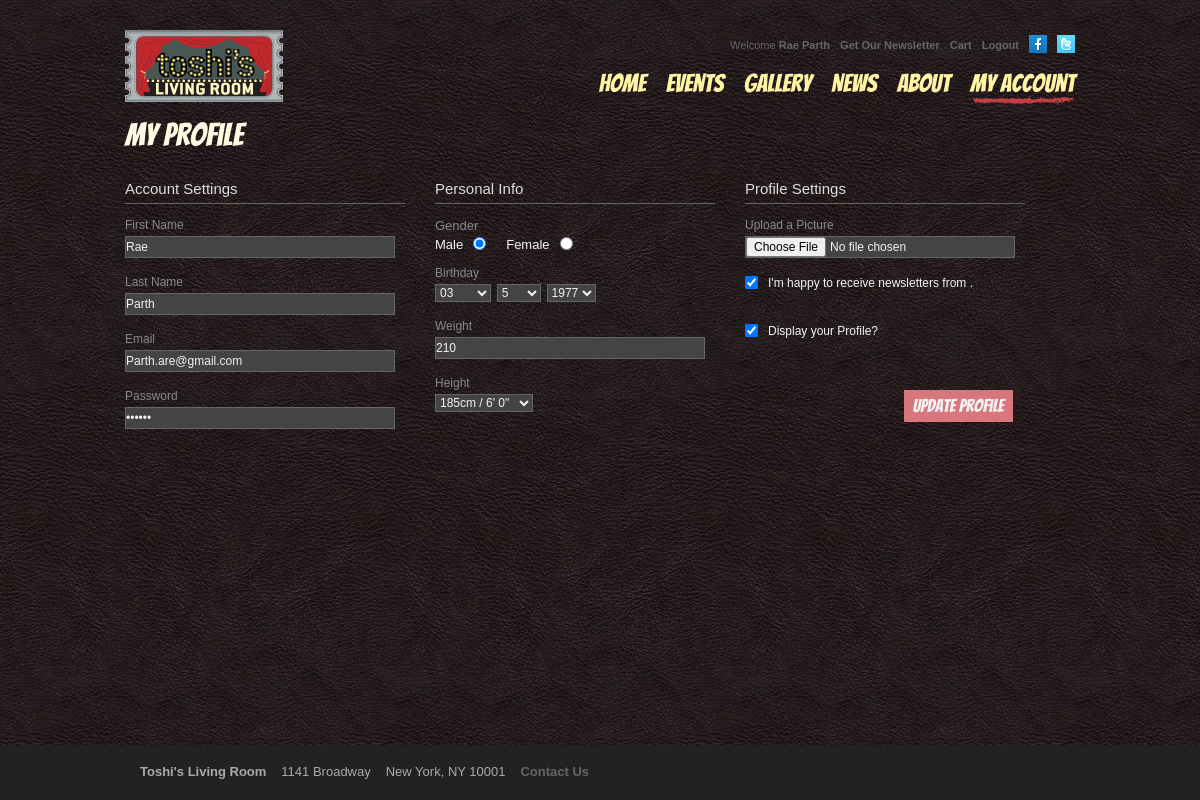
Page /my_profile.php (signed in) on the committed database.
### tables this page shows
CREATE TABLE `users` (
  `id` bigint(11) NOT NULL AUTO_INCREMENT,
  `regdate` datetime NOT NULL DEFAULT '0000-00-00 00:00:00',
  `firstname` varchar(100) NOT NULL DEFAULT '',
  `lastname` varchar(100) NOT NULL DEFAULT '',
  `password` varchar(100) NOT NULL DEFAULT '',
  `address1` varchar(255) NOT NULL DEFAULT '',
  `address2` varchar(255) DEFAULT NULL,
  `city` varchar(100) NOT NULL DEFAULT '',
  `state` varchar(100) NOT NULL DEFAULT '',
  `zip` varchar(50) NOT NULL DEFAULT '',
  `country` varchar(100) NOT NULL DEFAULT '',
  `phone` varchar(100) NOT NULL DEFAULT '',
  `fax` varchar(100) DEFAULT NULL,
  `email` varchar(150) NOT NULL DEFAULT '',
  `dob` date DEFAULT NULL,
  `gender` varchar(255) DEFAULT NULL,
  `genre` varchar(255) DEFAULT NULL,
  `labeltype` varchar(255) DEFAULT NULL,
  `weight` varchar(255) DEFAULT NULL,
  `height` varchar(255) DEFAULT NULL,
  `accounttype` varchar(255) NOT NULL DEFAULT 'Actors',
  `picture` varchar(255) DEFAULT NULL,
  `newsletter` char(1) NOT NULL DEFAULT 'Y',
  `approve` char(1) NOT NULL DEFAULT 'N',
  `activationkey` varchar(255) DEFAULT NULL,
  `displayprofile` char(1) NOT NULL DEFAULT 'Y',
  `aboutme` text,
  `bust` varchar(255) DEFAULT NULL,
  `hips` varchar(255) DEFAULT NULL,
  `shoesize` varchar(255) DEFAULT NULL,
  `inseam` varchar(255) DEFAULT NULL,
  `neck` varchar(255) DEFAULT NULL,
  `sleeve` varchar(255) DEFAULT NULL,
  PRIMARY KEY (`id`),
  KEY `email` (`email`),
  KEY `firstname` (`firstname`),
  KEY `lastname` (`lastname`),
  KEY `state` (`state`)
);

### public_html/my_profile.php (the view, shortened to what this page needs)
<? include("../connect.php");
$query1="SELECT * FROM users WHERE id='".trim($_SESSION['UsErId'])."' ";
$res=mysql_query($query1);
$tot=mysql_affected_rows();
if($tot>0)
{
    $Row=mysql_fetch_array($res);
}
else
{
    header("location:$SITE_URL/login.php?msg=Invalid email or password.&From=".$_GET['From']."");
    exit;
}
?>
<!DOCTYPE html>
<html lang="en">
<head>
    <?
        $ACTIVEPAGE='my_account';
        $PAGETITLE='My Profile';
    ?>
    <? include("templates/head.php");?>
</head>
<body id="<? echo $ACTIVEPAGE; ?>">
    <div id="wrap">
        <? include("templates/header.php");?>
        <link rel="stylesheet" href="css/my_account.css" type="text/css" media="all">
        <div id="content">
            <h2 class="page_title"><? echo $PAGETITLE; ?></h2>
            <form id="AddeventForm" name="AddeventForm" enctype="multipart/form-data" method="post">
                <div class="form_section">
                    <h3>Account Settings</h3>
                    <div class="field">
                        <label>First Name</label>
                        <input type="text" class="input" name="firstname" id="firstname" value="<? echo stripslashes($Row['firstname']);?>" />
                    </div>
                    <div class="field">
                        <label>Last Name</label>
                        <input type="text" class="input" name="lastname" id="lastname" value="<? echo stripslashes($Row['lastname']);?>" />
                    </div>
                    <div class="field">
                        <label>Email</label>
                        <input type="text" class="input" name="email" id="email"  value="<? echo stripslashes($Row['email']);?>" />
                    </div>
                    <div class="field">
                        <label>Password</label>
                        <input type="password" class="input" name="password" id="password"  value="<? echo stripslashes($Row['password']);?>" />
                    </div>
                </div>
                <div class="form_section">
                    <h3>Personal Info</h3>
                    <div class="field gender">
                        <label>Gender</label>
                        <label class="male">Male</label>
                        <input type="radio" name="gender" id="gender1" value="Male" <? if($Row['gender']=="Male"){echo "checked";}?>>
                        <label class="female">Female</label>
                        <input type="radio" name="gender" id="gender2" value="Female" <? if($Row['gender']=="Female"){echo "checked";}?>>
                    </div>
                    <div class="field">
                        <label>Birthday</label>
                        <?
                        $dob=$Row['dob'];
                        if($dob!='' && $dob!='0000-00-00')
                        {
                            $expdob=explode("-",$dob);
                            $selyear=$expdob[0];
                            $selmonth=$expdob[1];
                            $selday=$expdob[2];
                        }
                        ?>
                        <select class="date" name="dob_month">
                            <? echo getMonth($selmonth);?>
                        </select>
                        <select class="date" name="dob_day">
                            <option value="">Day</option><? echo getDayValue($selday);?></select>
                        <select class="date" name="dob_year">
                            <? echo getYear($selyear,2,'styear',1900);?>
                        </select>
                    </div>
                    <div class="field">
                        <label>Weight</label>
                        <input type="text" class="input" name="weight" id="weight"  value="<? echo stripslashes($Row['weight']);?>">
                    </div>
                    <div class="field">
                        <label>Height</label>
                        <select name="height"  id="height">
                            <?
                            for($i="124";$i<220;$i++)
                            {
                                if($Row['height']==$i){$sel='selected';}else{$sel='';}
                                echo '<option value="'.$i.'" '.$sel.'>'.$i.'cm / '.get_height($i).'';
                            }
                            ?>
                        </select>
                    </div>
                </div>
                <div class="form_section">
                    <h3>Profile Settings</h3>
                    <div class="field">
                        <label>Upload a Picture</label>
                        <input type="file" name="picture" id="picture" />
                    </div>
                    <div class="field checkbox">
                        <input type="checkbox" name="newsletter" value="Y"  <? if($Row['newsletter']=="Y"){?>checked="checked"<? } ?>/>
                        <label>I'm happy to receive newsletters from <? echo $SITE_NAME;?>.</label>
                    </div>
                    <div class="field checkbox">
                        <input type="checkbox" name="displayprofile" value="Y"  <? if($Row['displayprofile']=="Y"){?>checked="checked"<? } ?>/>
                        <label>Display your Profile?</label>
                    </div>
                    <div class="field">
                    </div>
                    <div class="field">
                        <a href="#" class="button red" onClick="return valid();">Update Profile</a>
                    </div>
                </div>
            </form>
        </div>
    </div>
    <? include("templates/footer.php");?>
</body>
</html>

### public_html/css/style.css (style rules this page uses)
header, #wrap, #content { zoom: 1; }
html, body { height: 100%; margin: 0; }
body { background: url('../images/leather-bg.jpg') #111111 top left; color: #DDDDDD; font-family: 'Arial', sans-serif; font-size: 62.5%; line-height: 1; }
header, #content, footer .footer_wrapper { width:950px; margin:0 auto; padding: 0 20px; }
#wrap { min-height: 100%; overflow: hidden; }
#content { overflow:auto; padding-bottom: 55px; overflow: hidden; }
a, a:visited { color:#666666; font-weight: bold; text-decoration: none; }
.button, a.button { font-family: 'Bangers', sans-serif; font-weight: normal; font-size: 1.8em; padding: 7px 9px; }
.button.red, a.button.red { color: #F2F2F2; background-color: #D6767D; }

### public_html/css/pages.css (style rules this page uses)
#content .page_title { font-family: 'Bangers', sans-serif; font-size: 3.2em; font-weight: normal; color: #FFFBE3; margin-bottom: 10px; }
#content form .form_section { width: 280px; margin-right: 30px; float: left; }
#content form h3 { font-size: 1.5em; font-weight:normal; padding: 20px 0 7px; border-bottom: solid 1px #666666; margin-bottom: 15px; }
#content form .field { padding-bottom: 18px; }
#content form .field, #content form .field input[type='text'], #content form .field input[type='password'], #content form .field input[type='file'], #content form .field textarea { width: 268px; }
#content form label { font-size: 1.2em; color: #888888; margin: 0 15px 5px 0; display: block; }
#content form select { width: auto; }
#content form .field select, #content form .field input[type='text'], #content form .field input[type='password'], #content form .field input[type='file'], #content form .field textarea { color: #F2F2F2; font-size: 1.2em; font-family: 'Arial', sans-serif; background-color: #444444; border: 1px solid #666666; display: block; }
#content form .field.gender, #content form .field.checkbox, #content form .field.submit { height: 30px; }
#content form .field.gender label.male, #content form .field.gender label.female, #content form .field.checkbox label { color: #F2F2F2; margin: 0 10px 0 0; line-height: 1.2; float: left; }
#content form .field.checkbox label { width: 220px; margin-left: 10px; }
#content form .field.gender label { font-size: 1.3em; }
#content form .field.gender label.female { margin: 0 10px 0 20px; }
#content form input[type='radio'], #content form input[type='checkbox'] { margin: 0; padding: 0; float: left; display: block; }
#content form select.date { margin: 0 3px 0 0; padding: 0; display: inline; }
#content form input[type='text'], #content form input[type='password'], #content form textarea { padding: 3px 0; tex-indent: 3px; }
#content form .button, #content form #submit { float: right; }

### rows in the picture
users: firstname "Rae", lastname "Parth", email "Parth.are@gmail.com", gender "☑", dob_month "03", dob_day "5", dob_year "1977", weight "210", newsletter "☑", displayprofile "☑"

### other values in the picture
GetName1("users","firstname","id",$_SESSION['UsErId']) "Rae"
GetName1("users","lastname","id",$_SESSION['UsErId']) "Parth"
$PAGETITLE "My Profile"
form field height "185cm / 6' 0\""
